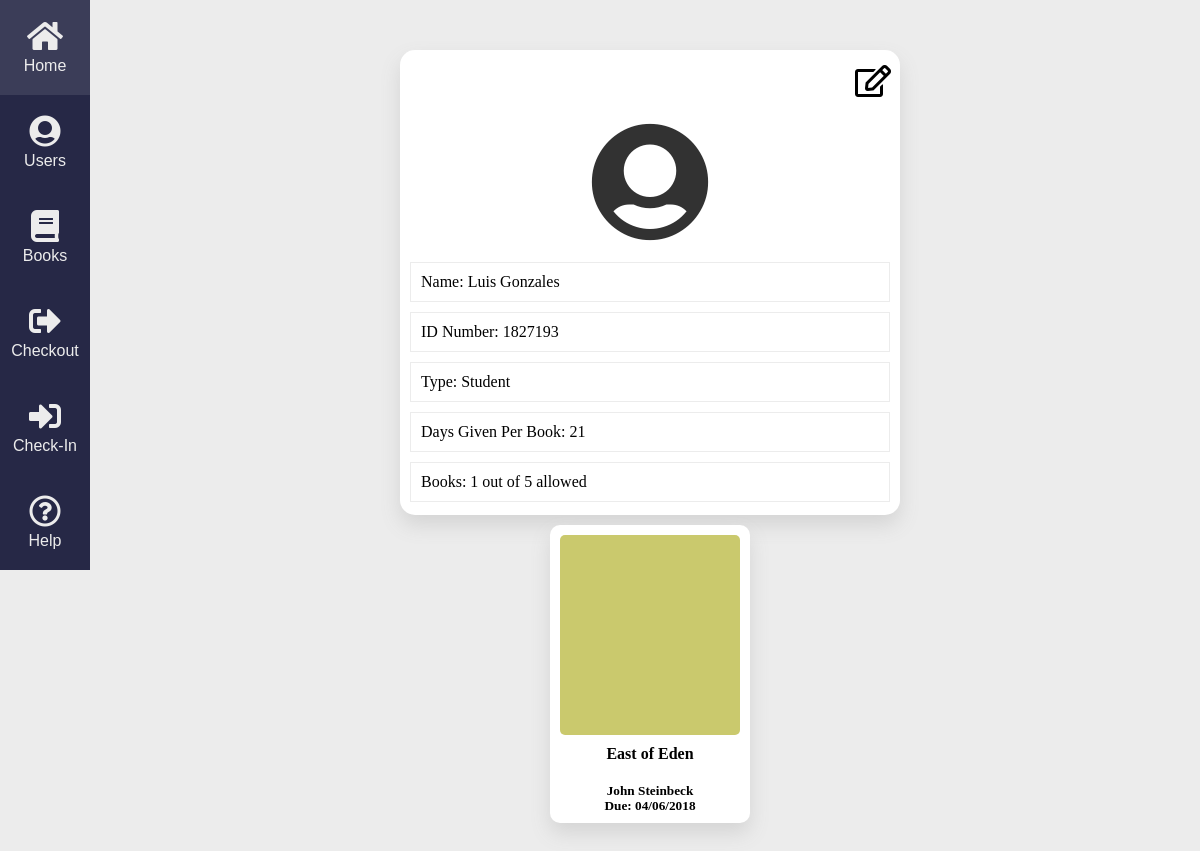
The page /user/1/ on the database its author committed.
### Database/models.py (models this page shows, shortened)
class Person(models.Model):
    class Meta:
        verbose_name_plural = 'People'
    choices = (
        ('Student', 'Student'),
        ('Staff', 'Staff')
    )
    first_name = models.CharField(max_length=20)
    last_name = models.CharField(max_length=50)
    full_name = models.CharField(max_length=90, blank=True, null=True)
    status = models.CharField(max_length=10, choices=choices)
    books_allowed = models.PositiveSmallIntegerField(validators=[MinValueValidator(1)])
    id_number = models.CharField(max_length=10, unique=True)
    books_out = models.PositiveSmallIntegerField(default=0, blank=True)
    day_limit = models.PositiveSmallIntegerField(validators=[MinValueValidator(1)])

class Book(models.Model):
    class Meta:
        verbose_name_plural = 'Books'
    title = models.CharField(max_length=200)
    author = models.CharField(max_length=50)
    year = models.PositiveSmallIntegerField(validators=[MinValueValidator(1000)])
    price = models.CharField(max_length=6)
    holder = models.ForeignKey('Person', related_name='book_holder', on_delete=models.PROTECT, null=True, blank=True)
    available = models.BooleanField(default=True, blank=True)
    checking_out = models.BooleanField(default=False, blank=True)
    days_to_be_out = models.PositiveSmallIntegerField(default=0, blank=True)
    due_date = models.PositiveSmallIntegerField(null=True, blank=True)
    call_id = models.CharField(max_length=10, editable=False, blank=True)
    r = models.CharField(max_length=4, editable=False, blank=True)
    g = models.CharField(max_length=4, editable=False, blank=True)
    b = models.CharField(max_length=4, editable=False, blank=True)
    """ WIll add the call_id, r, g, and b fields automatically to the database. Call_id is built from
    the first letter of the authors name, first letter of the book title, last 2 digits of the current year,
    seconds of when added since midnight, and the current day # of the year. This method ensures book call_id
    does not repeat for any two books. RGB color code is randomly created as well which is to be used as a cover
    holder for the book.
    """

### User_CRUD/views.py (the view)
# urls.py: url(r'^user/(?P<pk>\d+)/$', UserViews.user_info, name="userinfo"),
def user_info(request, pk):
    person = get_object_or_404(Person, pk=pk)
    book = Book.objects.filter(holder=pk)
    return render(request, 'active_template/user-info.html', {'user': person, 'books': book})

### templates/active_template/user-info.html (shortened to what this page needs)
{% extends 'active_template/base.html' %} {% load static %} {% block content %}
<div style="height: 50px" class="space"></div>
    <div id="CRUD-info">
      <div class="options-top">
        <a class="user-options" href="{% url 'edituser' pk=user.pk%}" onclick="return confirm('Are you sure you want to perform and update for this profile?')" ><i class="far fa-edit user-holder"></i></a>
      </div>
      <div id="user-holder">
        <i class="fas fa-user-circle"></i>
      </div>
      <div class="detailed-info">
        <ul>
          <li>Name: {{user.full_name}}</li>
          <li>ID Number: {{user.id_number}}</li>
          <li>Type: {{user.status}}</li>
          <li>Days Given Per Book: {{user.day_limit}}</li>
            <li>Books: {{user.books_out}} out of {{user.books_allowed}} allowed</li>
        </ul>
      </div>
    </div>
    <div id="CRUD"> {% if user.books_out > 0 %}
        <div id="CRUD-body">{% for book in books %}
            <a href="{% url 'bookinfo' pk=book.pk %}">
                <div class="book-cards">
                    <div class="color-holder" style="background-color: rgb({{book.r}},{{book.g}},{{book.b}})">
                    </div>
                    <div class="info">
                        <h4>{{book.title}}</h4>
                        <h5>{{book.author}}</h5>
                        <h5>Due: {% with date=book.due_date|slugify %}{{date|slice:"4:6"}}/{{date|slice:"6:8"}}/{{date|slice:":4"}}{% endwith %}</h5>
                    </div>
                </div>
            </a>{% endfor %}
        </div>
    </div>{% endif %}
  <div class="space"></div>
{% endblock content %}

### static/css/default_css/book-info.css (style rules this page uses)
.detailed-info ul li { list-style-type: none; padding: 10px; border: 1px solid #ececec; margin: 10px; }
#CRUD-info { width: 500px; margin: auto; border-radius: 15px; background-color: white; box-shadow: 0px 10px 20px #d4d4d4; padding-bottom: 3px; }
.options-top { text-align: right; padding: 15px; position: relative; }
.user-options i { width: 30px; color: black; }
.user-options { margin-left: 15px; }
#user-holder { text-align: center; color: #323232; font-size: 60px; width: 100%; padding: 10px 0px 10px 0px; }

### static/css/default_css/main.css (style rules this page uses)
* { padding: 0; margin: 0; }
body, .active, #side, .middle { background-color: #ececec; }
i, .space, .space-content, .top, .body { width: 100% }
a, .active { text-decoration: none; width: 100px; color: #ececec; text-align: center; }
i { font-size: 2em; }
.space { height: 20px; }
.body ul li, .detailed-info ul li { list-style-type: none; padding: 10px; border: 1px solid #ececec; margin: 10px; }

### static/css/default_css/CRUD.css (style rules this page uses)
#CRUD { width: 740px; margin: auto; }
#CRUD-body { position: relative; text-align: center; }
#CRUD-body a { color: black; margin: 10px; display: inline-block; width: 200px; }
.book-cards { width: 200px; background-color: #fff; box-shadow: 0px 10px 20px #d4d4d4; text-align: center; padding: 10px 0px 10px 0px; border-radius: 10px; }
.color-holder { height: 200px; width: 180px; margin: 10px; margin-top: 0px; border-radius: 5px; }
.info { width: 180px; margin: auto; }
.info h4 { height: 38px; overflow: hidden; }
.info h5 { height: 15px; overflow: hidden; }

### rows shown on the page
Person: full_name "Luis Gonzales", id_number "1827193", status "Student", day_limit "21", books_out "1", books_allowed "5"
Book: title "East of Eden", author "John Steinbeck", value "04", value "06", value "2018"
